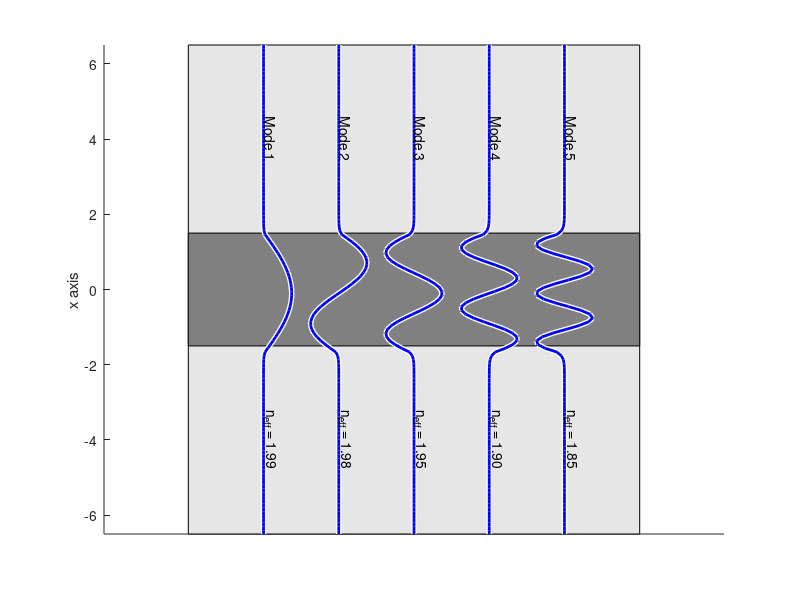

Reproduce this figure in MATLAB.
% INITIALIZE MATLAB
close all;
clc;
clear all;
%%%%%%%%%%%%%%%%%%%%%%%%%%%%%%%%%
%% DASHBOARD
%%%%%%%%%%%%%%%%%%%%%%%%%%%%%%%%%
% FREE SPACE WAVELENGTH
lam0 = 1.0;
% SLAB PARAMETERS
n1 = 2.0;
n2 = 1.0;
a = 3*lam0;
% GRID
b = 5*lam0;
NRES = 10;
dx = lam0/NRES;
% NUMBER OF MODES TO CALCULATE
M = 5;

%%%%%%%%%%%%%%%%%%%%%%%%%%%%%%%%%%%
%% BUILD WAVEGUIDE
%%%%%%%%%%%%%%%%%%%%%%%%%%%%%%%%%%%
% COMPUTE GRID
Sx = a + 2*b;
Nx = ceil(Sx/dx);
Sx = Nx*dx;
%xa = [0.5:Nx-0.5]*dx;
%xa = xa - mean(xa);
% COMPUTE START AND STOP INDICES
nx = round(a/dx);
nx1 = round((Nx - nx)/2);
nx2 = nx1 + nx - 1;
% BUILD N
N = zeros(Nx,1);
N(1:nx1-1) = n2;
N(nx1:nx2) = n1;
N(nx2+1:Nx) = n2;

%%%%%%%%%%%%%%%%%%%%%%%%%%%%%%%%%%%%
%% PERFORM FD ANALYSIS
%%%%%%%%%%%%%%%%%%%%%%%%%%%%%%%%%%%%
% CALCULATE k0
k0 = 2*pi/lam0;
% BUILD DX2
DX2 = sparse(Nx,Nx);
DX2 = spdiags(+1*ones(Nx,1),-1,DX2);
DX2 = spdiags(-2*ones(Nx,1), 0,DX2);
DX2 = spdiags(+1*ones(Nx,1),+1,DX2);
DX2 = DX2/ (k0*dx)^2;
% MAKE N DIAGONAL
N = diag(sparse(N(:)));
% SOLVE EIGEN-VALUE PROBLEM
A = DX2 + N^2;
[V,D] = eig(full(A));
NEFF = sqrt(diag(D));

%%%%%%%%%%%%%%%%%%%%%%%%%%%%%%%%%%%%%%%%%%%%%%%%%%%%%
%% VISUALIZE
%%%%%%%%%%%%%%%%%%%%%%%%%%%%%%%%%%%%%%%%%%%%%%%%%%%%%
% SORT MODES
[~,ind] = sort(real(NEFF),'descend');
V = V(:,ind);
NEFF = NEFF(ind);
% OPEN FIGURE WINDOW
figure('Color','w');
hold on;
% DRAW SLAB WAVEGUIDE
x = [0 2*(M+1) 2*(M+1) 0 0];
y = [ -b-a/2 -b-a/2 b+a/2 b+a/2 -b-a/2 ];
fill(x,y,0.9*[1 1 1]);
y = [ -a/2 -a/2 a/2 a/2 -a/2 ];
fill(x,y,0.5*[1 1 1]);
% DRAW AND LABEL MODES
for m = 1 : M
x0 = 2*m;
y0 = (a + b)/2;
x = x0 + 3*V(:,m);
y = linspace(-b-a/2,b+a/2,Nx);
line(x,y,'Color','w','LineWidth',4);
h = line(x,y,'Color','b','LineWidth',2);
text(x0,y0,['Mode ' num2str(m)],'Rotation',-90,...
'HorizontalAlignment','center','VerticalAlignment','bottom');
text(x0,-y0,['n_{eff} = ' num2str(NEFF(m),'%4.2f')],'Rotation',-90,...
'HorizontalAlignment','center','VerticalAlignment','bottom');
end
% SET GRAPHICS VIEW
hold off;
h2 = get(h,'Parent');
set(h2,'XTick',[]);
axis equal tight;
ylabel('x axis');